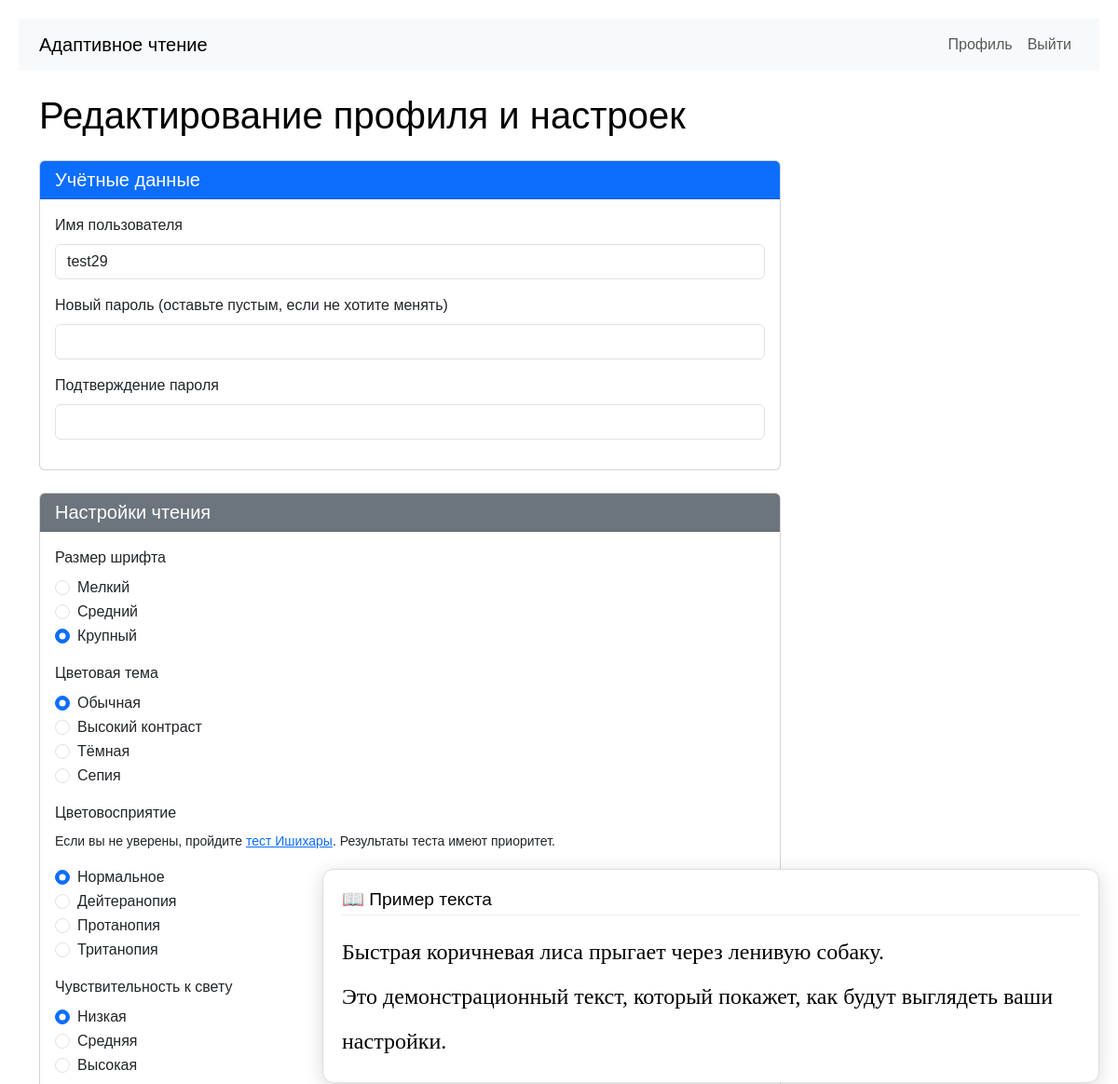
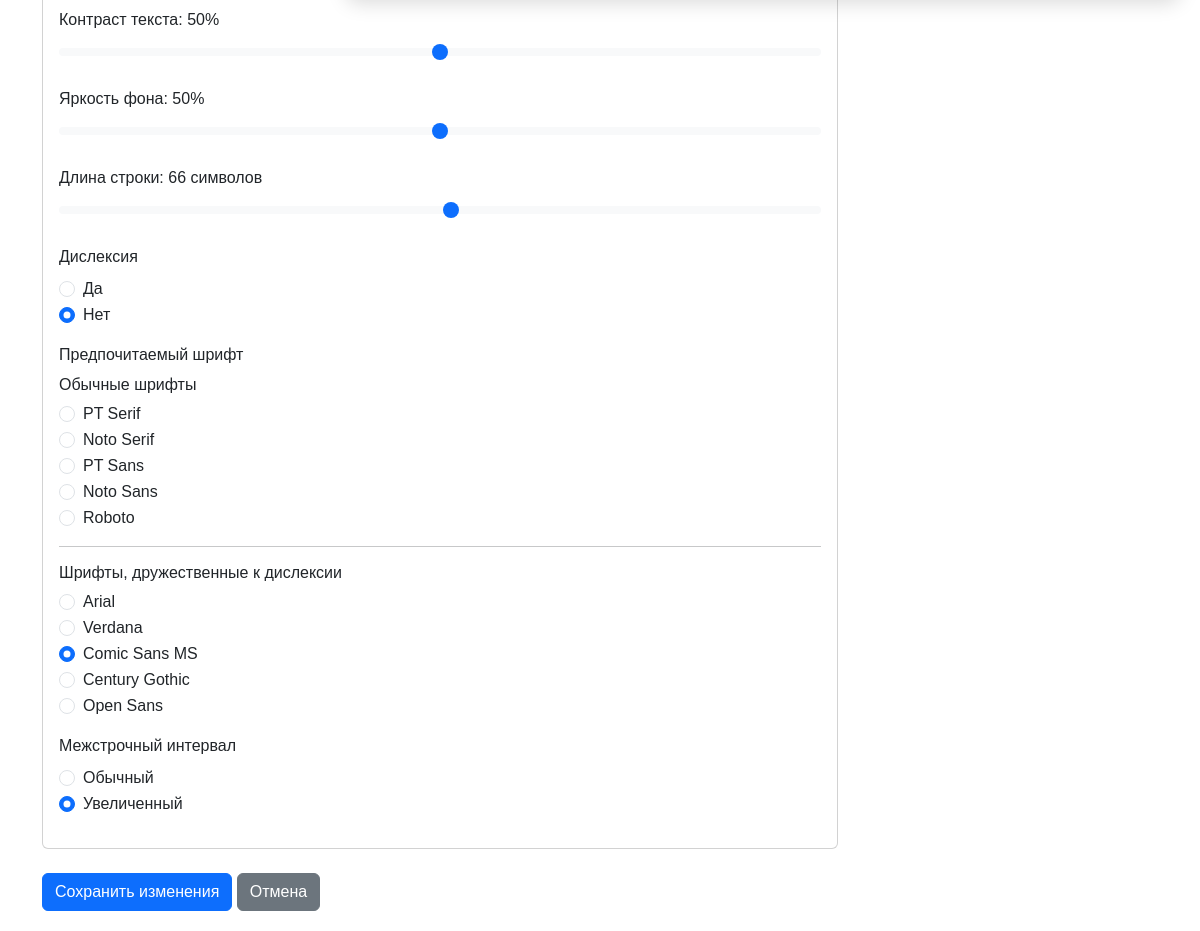
Page /profile/edit (signed in) on the earlier database version (2 pictures, top to bottom).
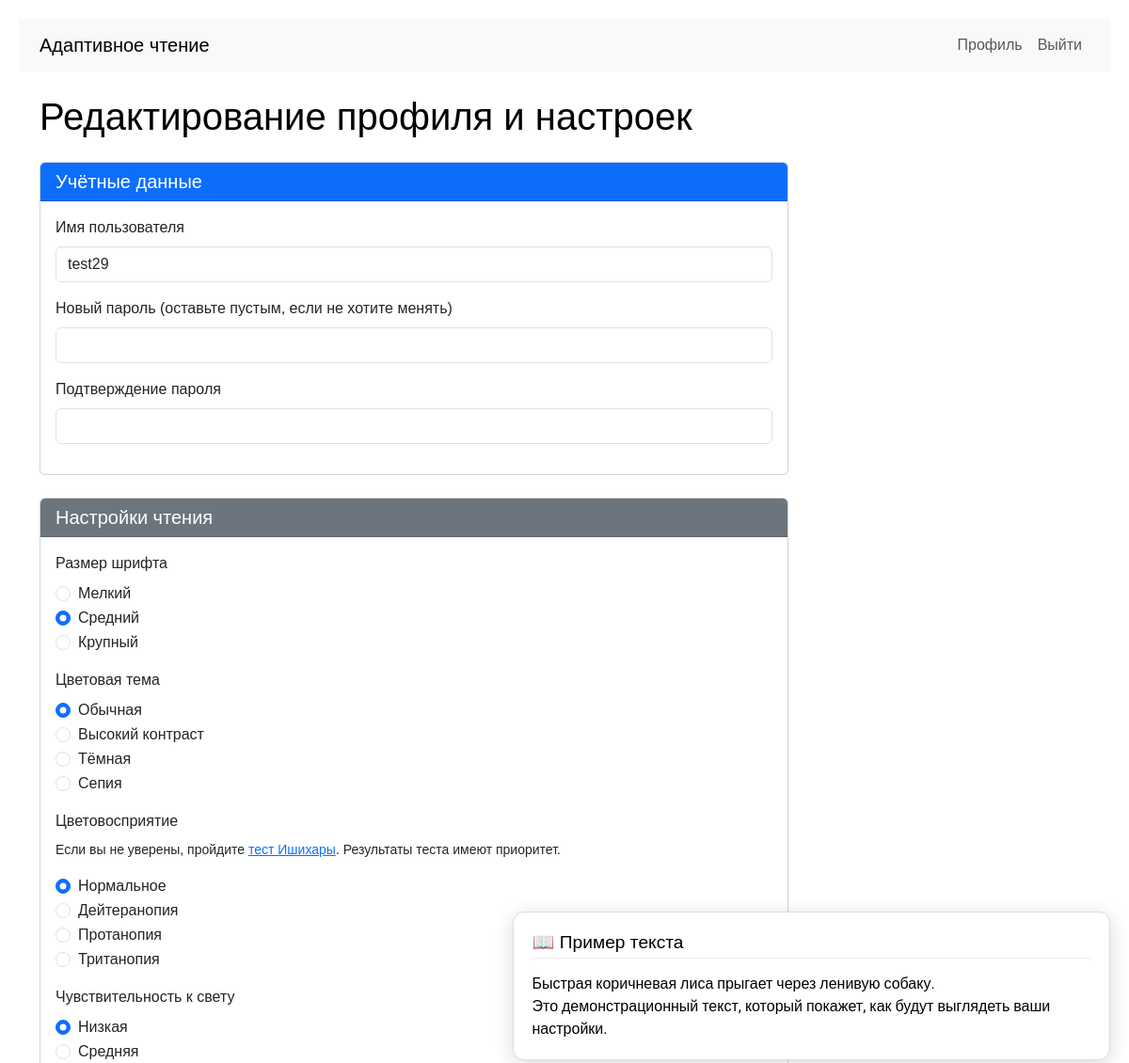
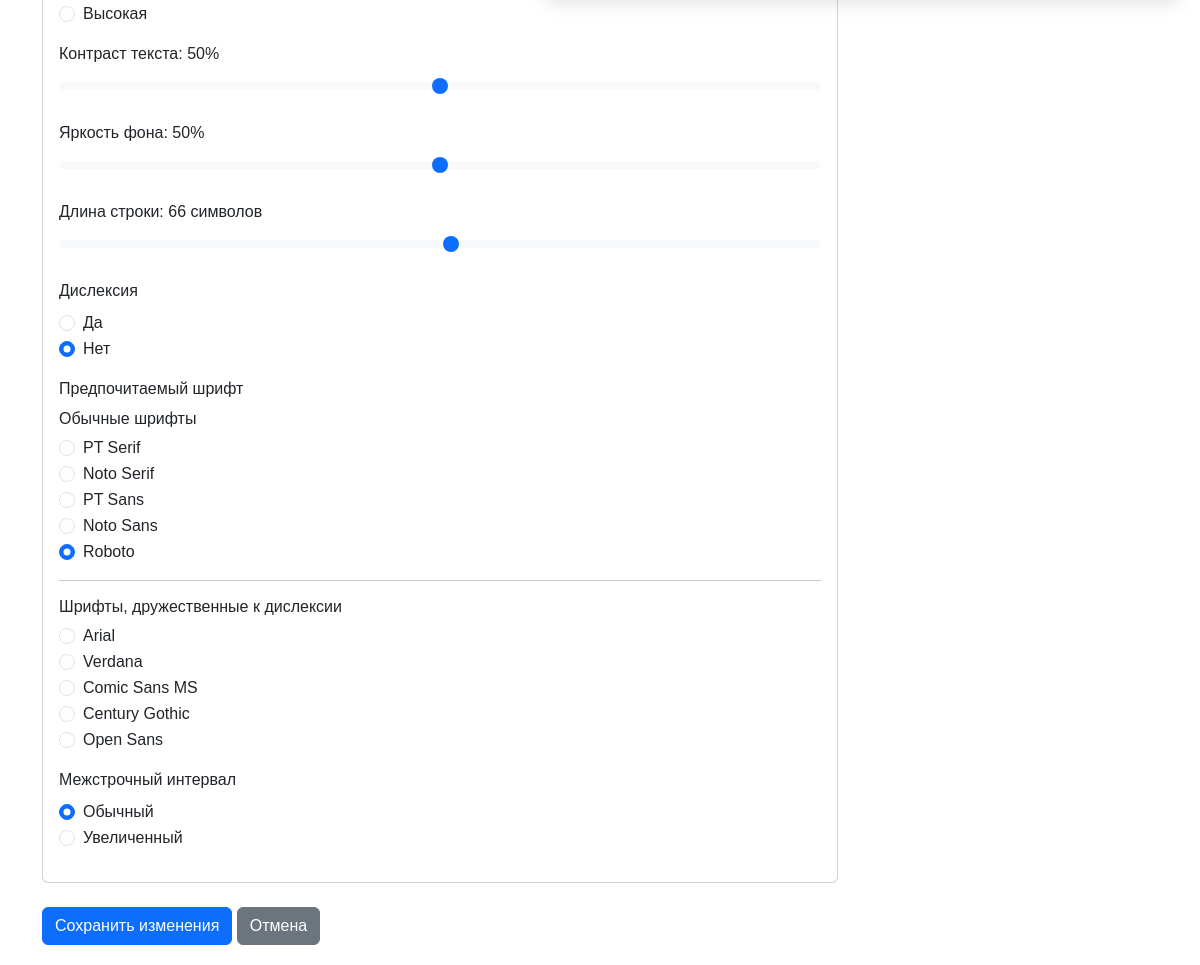
Same page on the later database version (2 pictures, top to bottom).
### app.py (models this page shows, shortened)
class User(db.Model):
    id = db.Column(db.Integer, primary_key=True)
    username = db.Column(db.String(80), unique=True, nullable=False, default='user1')
    password_hash = db.Column(db.String(200))
    contrast = db.Column(db.String(20))       # 'high', 'medium', 'low'
    color_vision = db.Column(db.String(20))   # 'normal', 'deutan', 'protan', 'tritan'
    font_pref = db.Column(db.String(20))      # 'small', 'medium', 'large'
    theme_pref = db.Column(db.String(20))     # 'light', 'dark', 'sepia', 'high_contrast'
    line_height = db.Column(db.String(20), default='normal')      # 'normal' или 'large'
    color_blindness_type = db.Column(db.String(20), default='none')   # 'none', 'protanopia', 'deuteranopia', 'tritanopia'
    has_dyslexia = db.Column(db.Boolean, default=False)
    light_sensitivity_level = db.Column(db.String(20), default='low')   # 'low', 'medium', 'high'
    preferred_font = db.Column(db.String(50), default='Roboto')
    contrast_sensitivity = db.Column(db.Integer, default=50)
    brightness_preference = db.Column(db.Integer, default=50)
    preferred_line_width_ch = db.Column(db.Integer, default=66)
    created_at = db.Column(db.DateTime, default=datetime.utcnow)

### app.py (the view, shortened to what this page needs)
@app.route('/profile/edit', methods=['GET', 'POST'])
def edit_profile():
    if 'user_id' not in session:
        return redirect(url_for('login'))
    user = User.query.get(session['user_id'])
    if not user:
        return redirect(url_for('login'))
    return render_template('profile_edit.html', user=user)

### app.py (called while the page is built)
@app.context_processor
def inject_user():
    return dict(session=session)

### templates/profile_edit.html (shortened to what the changed rows need)
{% extends "base.html" %}
{% block content %}
<h1 class="mb-4">Редактирование профиля и настроек</h1>
<form method="POST" action="{{ url_for('edit_profile') }}">
    <div class="edit-content-wrapper">
        <div class="card mb-4">
            <div class="card-body">
                <div class="mb-3">
                    <label for="username" class="form-label">Имя пользователя</label>
                    <input type="text" class="form-control" id="username" name="username" value="{{ user.username }}">
                </div>
            </div>
        </div>
        <div class="card mb-4">
            <div class="card-body">
                <div class="mb-3">
                    <div class="form-check">
                        <input class="form-check-input" type="radio" name="vision" id="vision_small" value="small" {% if user.font_pref == 'small' %}checked{% endif %}>
                        <label class="form-check-label" for="vision_small">Мелкий</label>
                    </div>
                    <div class="form-check">
                        <input class="form-check-input" type="radio" name="vision" id="vision_medium" value="medium" {% if user.font_pref == 'medium' or not user.font_pref %}checked{% endif %}>
                        <label class="form-check-label" for="vision_medium">Средний</label>
                    </div>
                    <div class="form-check">
                        <input class="form-check-input" type="radio" name="vision" id="vision_large" value="large" {% if user.font_pref == 'large' %}checked{% endif %}>
                        <label class="form-check-label" for="vision_large">Крупный</label>
                    </div>
                </div>
                <div class="mb-3">
                    <div class="form-check">
                        <input class="form-check-input" type="radio" name="theme" id="theme_normal" value="normal" {% if user.theme_pref == 'normal' %}checked{% endif %}>
                        <label class="form-check-label" for="theme_normal">Обычная</label>
                    </div>
                    <div class="form-check">
                        <input class="form-check-input" type="radio" name="theme" id="theme_high" value="high" {% if user.theme_pref == 'high' %}checked{% endif %}>
                        <label class="form-check-label" for="theme_high">Высокий контраст</label>
                    </div>
                    <div class="form-check">
                        <input class="form-check-input" type="radio" name="theme" id="theme_dark" value="dark" {% if user.theme_pref == 'dark' %}checked{% endif %}>
                        <label class="form-check-label" for="theme_dark">Тёмная</label>
                    </div>
                    <div class="form-check">
                        <input class="form-check-input" type="radio" name="theme" id="theme_sepia" value="sepia" {% if user.theme_pref == 'sepia' %}checked{% endif %}>
                        <label class="form-check-label" for="theme_sepia">Сепия</label>
                    </div>
                </div>
                <div class="mb-3">
                    <div class="form-check">
                        <input class="form-check-input" type="radio" name="color_vision" id="color_normal" value="normal" {% if user.color_vision == 'normal' %}checked{% endif %}>
                        <label class="form-check-label" for="color_normal">Нормальное</label>
                    </div>
                    <div class="form-check">
                        <input class="form-check-input" type="radio" name="color_vision" id="color_deutan" value="deutan" {% if user.color_vision == 'deutan' %}checked{% endif %}>
                        <label class="form-check-label" for="color_deutan">Дейтеранопия</label>
                    </div>
                    <div class="form-check">
                        <input class="form-check-input" type="radio" name="color_vision" id="color_protan" value="protan" {% if user.color_vision == 'protan' %}checked{% endif %}>
                        <label class="form-check-label" for="color_protan">Протанопия</label>
                    </div>
                    <div class="form-check">
                        <input class="form-check-input" type="radio" name="color_vision" id="color_tritan" value="tritan" {% if user.color_vision == 'tritan' %}checked{% endif %}>
                        <label class="form-check-label" for="color_tritan">Тританопия</label>
                    </div>
                </div>
                <div class="mb-3">
                    <div class="form-check">
                        <input class="form-check-input" type="radio" name="light_sensitivity_level" id="light_low" value="low" {% if user.light_sensitivity_level == 'low' %}checked{% endif %}>
                        <label class="form-check-label" for="light_low">Низкая</label>
                    </div>
                    <div class="form-check">
                        <input class="form-check-input" type="radio" name="light_sensitivity_level" id="light_medium" value="medium" {% if user.light_sensitivity_level == 'medium' %}checked{% endif %}>
                        <label class="form-check-label" for="light_medium">Средняя</label>
                    </div>
                    <div class="form-check">
                        <input class="form-check-input" type="radio" name="light_sensitivity_level" id="light_high" value="high" {% if user.light_sensitivity_level == 'high' %}checked{% endif %}>
                        <label class="form-check-label" for="light_high">Высокая</label>
                    </div>
                </div>
                <div class="mb-3">
                    <label class="form-label">Контраст текста: <span id="contrastValue">{{ user.contrast_sensitivity or 50 }}</span>%</label>
                    <input type="range" class="form-range" id="contrastSlider" min="0" max="100" value="{{ user.contrast_sensitivity or 50 }}" step="1">
                </div>
                <div class="mb-3">
                    <label class="form-label">Яркость фона: <span id="brightnessValue">{{ user.brightness_preference or 50 }}</span>%</label>
                    <input type="range" class="form-range" id="brightnessSlider" min="0" max="100" value="{{ user.brightness_preference or 50 }}" step="1">
                </div>
                <div class="mb-3">
                    <label class="form-label">Длина строки: <span id="lineWidthValue">{{ user.preferred_line_width_ch or 66 }}</span> символов</label>
                    <input type="range" class="form-range" id="lineWidthSlider" min="30" max="100" value="{{ user.preferred_line_width_ch or 66 }}" step="1">
                </div>
                <div class="mb-3">
                    <div class="form-check">
                        <input class="form-check-input" type="radio" name="dyslexia" id="dyslexia_yes" value="yes" {% if user.has_dyslexia %}checked{% endif %}>
                        <label class="form-check-label" for="dyslexia_yes">Да</label>
                    </div>
                    <div class="form-check">
                        <input class="form-check-input" type="radio" name="dyslexia" id="dyslexia_no" value="no" {% if not user.has_dyslexia %}checked{% endif %}>
                        <label class="form-check-label" for="dyslexia_no">Нет</label>
                    </div>
                </div>
                <div class="mb-3">
                    <div class="form-check">
                        <input class="form-check-input" type="radio" name="preferred_font" id="font_pt_serif" value="PT Serif" {% if user.preferred_font == 'PT Serif' %}checked{% endif %}>
                        <label class="form-check-label" for="font_pt_serif">PT Serif</label>
                    </div>
                    <div class="form-check">
                        <input class="form-check-input" type="radio" name="preferred_font" id="font_noto_serif" value="Noto Serif" {% if user.preferred_font == 'Noto Serif' %}checked{% endif %}>
                        <label class="form-check-label" for="font_noto_serif">Noto Serif</label>
                    </div>
                    <div class="form-check">
                        <input class="form-check-input" type="radio" name="preferred_font" id="font_pt_sans" value="PT Sans" {% if user.preferred_font == 'PT Sans' %}checked{% endif %}>
                        <label class="form-check-label" for="font_pt_sans">PT Sans</label>
                    </div>
                    <div class="form-check">
                        <input class="form-check-input" type="radio" name="preferred_font" id="font_noto_sans" value="Noto Sans" {% if user.preferred_font == 'Noto Sans' %}checked{% endif %}>
                        <label class="form-check-label" for="font_noto_sans">Noto Sans</label>
                    </div>
                    <div class="form-check">
                        <input class="form-check-input" type="radio" name="preferred_font" id="font_roboto" value="Roboto" {% if user.preferred_font == 'Roboto' %}checked{% endif %}>
                        <label class="form-check-label" for="font_roboto">Roboto</label>
                    </div>
                    <div class="form-check">
                        <input class="form-check-input" type="radio" name="preferred_font" id="font_arial" value="Arial" {% if user.preferred_font == 'Arial' %}checked{% endif %}>
                        <label class="form-check-label" for="font_arial">Arial</label>
                    </div>
                    <div class="form-check">
                        <input class="form-check-input" type="radio" name="preferred_font" id="font_verdana" value="Verdana" {% if user.preferred_font == 'Verdana' %}checked{% endif %}>
                        <label class="form-check-label" for="font_verdana">Verdana</label>
                    </div>
                    <div class="form-check">
                        <input class="form-check-input" type="radio" name="preferred_font" id="font_comic" value="Comic Sans MS" {% if user.preferred_font == 'Comic Sans MS' %}checked{% endif %}>
                        <label class="form-check-label" for="font_comic">Comic Sans MS</label>
                    </div>
                    <div class="form-check">
                        <input class="form-check-input" type="radio" name="preferred_font" id="font_century" value="Century Gothic" {% if user.preferred_font == 'Century Gothic' %}checked{% endif %}>
                        <label class="form-check-label" for="font_century">Century Gothic</label>
                    </div>
                    <div class="form-check">
                        <input class="form-check-input" type="radio" name="preferred_font" id="font_open_sans" value="Open Sans" {% if user.preferred_font == 'Open Sans' %}checked{% endif %}>
                        <label class="form-check-label" for="font_open_sans">Open Sans</label>
                    </div>
                </div>
                <div class="mb-3">
                    <div class="form-check">
                        <input class="form-check-input" type="radio" name="line_height" id="line_normal" value="normal" {% if user.line_height == 'normal' or not user.line_height %}checked{% endif %}>
                        <label class="form-check-label" for="line_normal">Обычный</label>
                    </div>
                    <div class="form-check">
                        <input class="form-check-input" type="radio" name="line_height" id="line_large" value="large" {% if user.line_height == 'large' %}checked{% endif %}>
                        <label class="form-check-label" for="line_large">Увеличенный</label>
                    </div>
                </div>
            </div>
        </div>
    </div>
</form>
{% endblock %}

Differences in the rows shown:
changed User "test29": font_pref "☐ Средний" → "☑ Средний"; font_pref "☑ Крупный" → "☐ Крупный"; preferred_font "☐ Roboto" → "☑ Roboto"; preferred_font "☑ Comic Sans MS" → "☐ Comic Sans MS"; line_height "☐ Обычный" → "☑ Обычный"; line_height "☑ Увеличенный" → "☐ Увеличенный"
